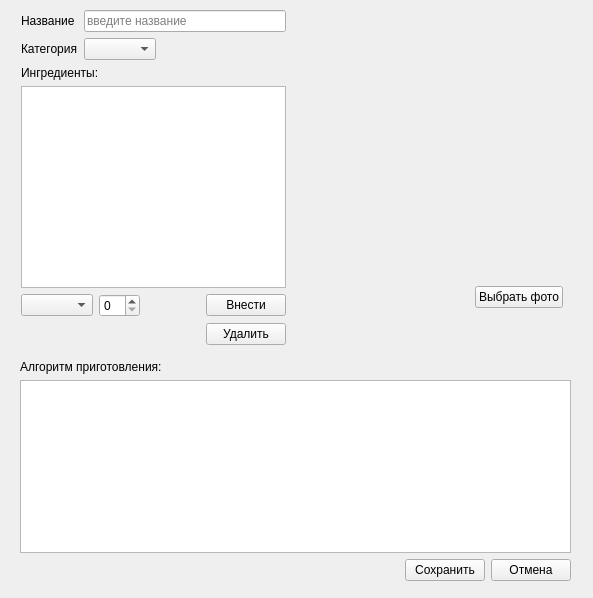
<?xml version="1.0" encoding="UTF-8"?>
<ui version="4.0">
 <class>Recipes</class>
 <widget class="QMainWindow" name="Recipes">
  <property name="geometry">
   <rect>
    <x>0</x>
    <y>0</y>
    <width>593</width>
    <height>598</height>
   </rect>
  </property>
  <property name="windowTitle">
   <string>MainWindow</string>
  </property>
  <widget class="QWidget" name="centralwidget">
   <widget class="QWidget" name="">
    <property name="geometry">
     <rect>
      <x>21</x>
      <y>10</y>
      <width>265</width>
      <height>335</height>
     </rect>
    </property>
    <layout class="QVBoxLayout" name="verticalLayout_6">
     <item>
      <layout class="QHBoxLayout" name="horizontalLayout_5">
       <item>
        <layout class="QVBoxLayout" name="verticalLayout_3">
         <item>
          <widget class="QLabel" name="label">
           <property name="text">
            <string>Название</string>
           </property>
          </widget>
         </item>
         <item>
          <widget class="QLabel" name="label_2">
           <property name="text">
            <string>Категория</string>
           </property>
          </widget>
         </item>
        </layout>
       </item>
       <item>
        <layout class="QVBoxLayout" name="verticalLayout_5">
         <item>
          <widget class="QLineEdit" name="name_recipe_line_">
           <property name="placeholderText">
            <string>введите название</string>
           </property>
          </widget>
         </item>
         <item>
          <layout class="QHBoxLayout" name="horizontalLayout_3">
           <item>
            <widget class="QComboBox" name="category_combobox_"/>
           </item>
           <item>
            <spacer name="horizontalSpacer_5">
             <property name="orientation">
              <enum>Qt::Horizontal</enum>
             </property>
             <property name="sizeHint" stdset="0">
              <size>
               <width>118</width>
               <height>20</height>
              </size>
             </property>
            </spacer>
           </item>
          </layout>
         </item>
        </layout>
       </item>
      </layout>
     </item>
     <item>
      <widget class="QLabel" name="label_3">
       <property name="text">
        <string>Ингредиенты:</string>
       </property>
      </widget>
     </item>
     <item>
      <widget class="QTableView" name="inrg_table_">
       <attribute name="horizontalHeaderMinimumSectionSize">
        <number>125</number>
       </attribute>
       <attribute name="horizontalHeaderDefaultSectionSize">
        <number>125</number>
       </attribute>
       <attribute name="verticalHeaderVisible">
        <bool>false</bool>
       </attribute>
      </widget>
     </item>
     <item>
      <layout class="QVBoxLayout" name="verticalLayout">
       <item>
        <layout class="QHBoxLayout" name="horizontalLayout">
         <item>
          <widget class="QComboBox" name="ingr_combobox_"/>
         </item>
         <item>
          <widget class="QSpinBox" name="ingr_spinbox_"/>
         </item>
         <item>
          <spacer name="horizontalSpacer_3">
           <property name="orientation">
            <enum>Qt::Horizontal</enum>
           </property>
           <property name="sizeHint" stdset="0">
            <size>
             <width>58</width>
             <height>20</height>
            </size>
           </property>
          </spacer>
         </item>
         <item>
          <widget class="QPushButton" name="add_ingr_btn_">
           <property name="text">
            <string>Внести</string>
           </property>
          </widget>
         </item>
        </layout>
       </item>
       <item>
        <layout class="QHBoxLayout" name="horizontalLayout_2">
         <item>
          <spacer name="horizontalSpacer_2">
           <property name="orientation">
            <enum>Qt::Horizontal</enum>
           </property>
           <property name="sizeHint" stdset="0">
            <size>
             <width>178</width>
             <height>20</height>
            </size>
           </property>
          </spacer>
         </item>
         <item>
          <widget class="QPushButton" name="delete_ingr_btn_">
           <property name="text">
            <string>Удалить</string>
           </property>
          </widget>
         </item>
        </layout>
       </item>
      </layout>
     </item>
    </layout>
   </widget>
   <widget class="QWidget" name="">
    <property name="geometry">
     <rect>
      <x>20</x>
      <y>360</y>
      <width>551</width>
      <height>221</height>
     </rect>
    </property>
    <layout class="QVBoxLayout" name="verticalLayout_4">
     <item>
      <layout class="QVBoxLayout" name="verticalLayout_2">
       <item>
        <widget class="QLabel" name="label_4">
         <property name="text">
          <string>Алгоритм приготовления:</string>
         </property>
        </widget>
       </item>
       <item>
        <widget class="QPlainTextEdit" name="algorithm_text_"/>
       </item>
      </layout>
     </item>
     <item>
      <layout class="QHBoxLayout" name="horizontalLayout_4">
       <item>
        <spacer name="horizontalSpacer">
         <property name="orientation">
          <enum>Qt::Horizontal</enum>
         </property>
         <property name="sizeHint" stdset="0">
          <size>
           <width>468</width>
           <height>20</height>
          </size>
         </property>
        </spacer>
       </item>
       <item>
        <widget class="QPushButton" name="save_recipe_btn_">
         <property name="text">
          <string>Сохранить</string>
         </property>
        </widget>
       </item>
       <item>
        <widget class="QPushButton" name="cancel_btn_">
         <property name="text">
          <string>Отмена</string>
         </property>
        </widget>
       </item>
      </layout>
     </item>
    </layout>
   </widget>
   <widget class="QWidget" name="">
    <property name="geometry">
     <rect>
      <x>300</x>
      <y>15</y>
      <width>263</width>
      <height>293</height>
     </rect>
    </property>
    <layout class="QVBoxLayout" name="verticalLayout_7">
     <item>
      <widget class="QLabel" name="photo_">
       <property name="minimumSize">
        <size>
         <width>260</width>
         <height>260</height>
        </size>
       </property>
       <property name="text">
        <string/>
       </property>
      </widget>
     </item>
     <item>
      <layout class="QHBoxLayout" name="horizontalLayout_6">
       <item>
        <spacer name="horizontalSpacer_4">
         <property name="orientation">
          <enum>Qt::Horizontal</enum>
         </property>
         <property name="sizeHint" stdset="0">
          <size>
           <width>178</width>
           <height>20</height>
          </size>
         </property>
        </spacer>
       </item>
       <item>
        <widget class="QPushButton" name="choose_photo_btn_">
         <property name="text">
          <string>Выбрать фото</string>
         </property>
        </widget>
       </item>
      </layout>
     </item>
    </layout>
   </widget>
  </widget>
 </widget>
 <resources/>
 <connections/>
</ui>
